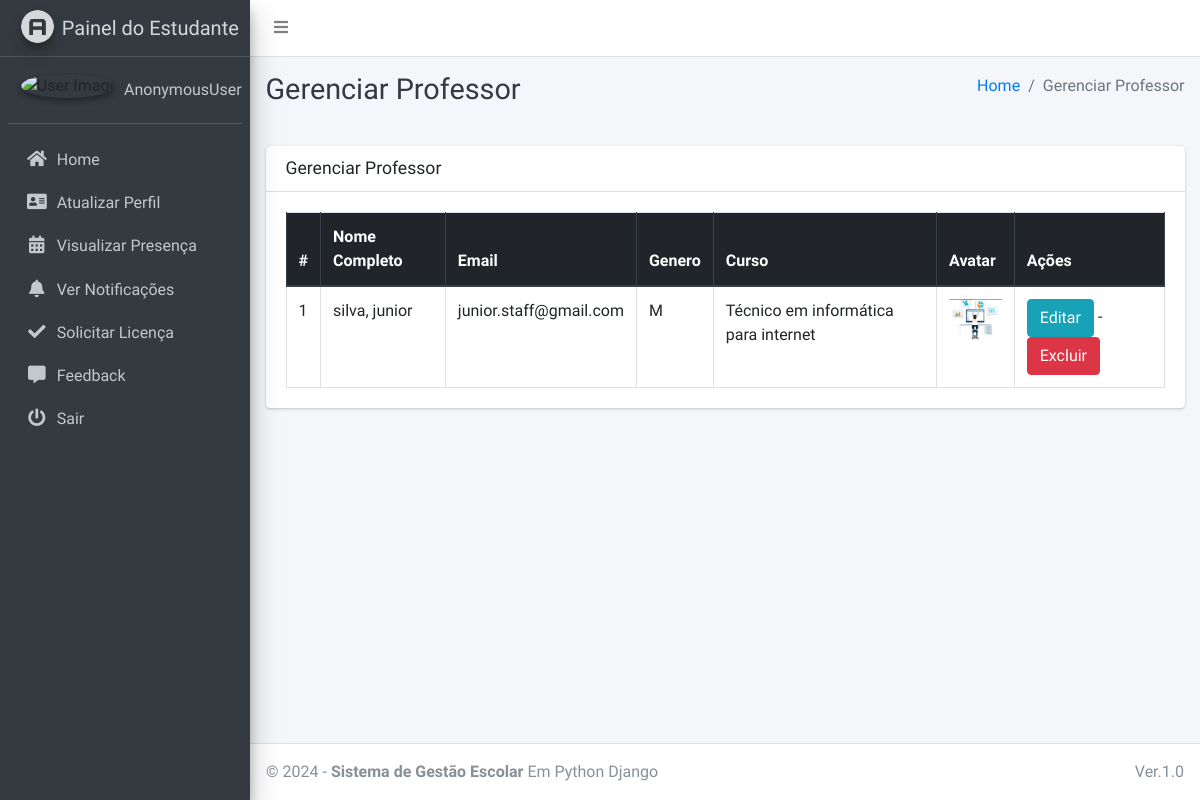
Page /staff/manage/ on the committed database.
### main_app/models.py (models this page shows, shortened)
class CustomUser(AbstractUser):
    USER_TYPE = ((1, "HOD"), (2, "Staff"), (3, "Student"))
    GENDER = [("M", "Male"), ("F", "Female")]
    username = None  # Removed username, using email instead
    email = models.EmailField(unique=True)
    user_type = models.CharField(default=1, choices=USER_TYPE, max_length=1)
    gender = models.CharField(max_length=1, choices=GENDER)
    profile_pic = models.ImageField()
    address = models.TextField()
    fcm_token = models.TextField(default="")  # For firebase notifications
    created_at = models.DateTimeField(auto_now_add=True)
    updated_at = models.DateTimeField(auto_now=True)
    USERNAME_FIELD = "email"
    REQUIRED_FIELDS = []
    objects = CustomUserManager()

class Staff(models.Model):
    course = models.ForeignKey(Course, on_delete=models.DO_NOTHING, null=True, blank=False)
    admin = models.OneToOneField(CustomUser, on_delete=models.CASCADE)

class Course(models.Model):
    name = models.CharField(max_length=120)
    created_at = models.DateTimeField(auto_now_add=True)
    updated_at = models.DateTimeField(auto_now=True)

### main_app/hod_views.py (the view)
# urls.py: path("staff/manage/", hod_views.manage_staff, name='manage_staff'),
def manage_staff(request):
    allStaff = CustomUser.objects.filter(user_type=2)
    context = {
        'allStaff': allStaff,
        'page_title': 'Gerenciar Professor'
    }
    return render(request, "hod_template/manage_staff.html", context)

### main_app/templates/hod_template/manage_staff.html
{% extends 'main_app/base.html' %}
{% load static %}
{% block page_title %}{{page_title}}{% endblock page_title %}
{% block content %}
<section class="content">
    <div class="container-fluid">
        <div class="row">
            <div class="col-md-12">
                <div class="card">
                    <div class="card-header">
                        <h3 class="card-title">{{page_title}}</h3>
                    </div>
                    <div class="card-body">
                        <table id="example2" class="table table-bordered table-hover">
                            <thead class="thead-dark">
                                <tr>
                                    <th>#</th>
                                    <th>Nome Completo</th>
                                    <th>Email</th>
                                    <th>Genero</th>
                                    <th>Curso</th>
                                    <th>Avatar</th>
                                    <th>Ações</th>
                                </tr>
                            </thead>
                            <tbody>
                                {% for staff in allStaff %}
                                <tr>
                                    <td>{{ forloop.counter }}</td>
                                    <td>{{staff.last_name}}, {{staff.first_name}}</td>
                                    <td>{{staff.email}}</td>
                                    <td>{{staff.gender}}</td>
                                    <td>{{staff.staff.course.name}}</td>
                                    <td>
                                        {% if staff.profile_pic == ""  %}
                                        No Image
                                        {% else %}
                                        <img class="img img-fluid mb-2" height="56" width="56"
                                            src="{{staff.profile_pic}}" alt="">
                                        {% endif %}
                                    </td>
                                    <td>
                                        <a href="{% url 'edit_staff' staff.staff.id %}" class="btn btn-info">Editar</a> -
                                        <a href="{% url 'delete_staff' staff.staff.id %}" class="btn btn-danger" onclick="return confirm('Você tem certeza sobre isso?')">Excluir</a>
                                    </td>
                                </tr>
                                {% endfor %}
                            </tbody>
                        </table>
                    </div>
                </div>
            </div>
        </div>
    </div>
</section>
{% endblock content %}

### rows in the picture
CustomUser: last_name "silva", first_name "junior", email "junior.staff@gmail.com", gender "M", staff.course.name "Técnico em informática para internet", profile_pic (picture)

### other values in the picture
{{ user }} "AnonymousUser"
{{ page_title }} "Gerenciar Professor"
